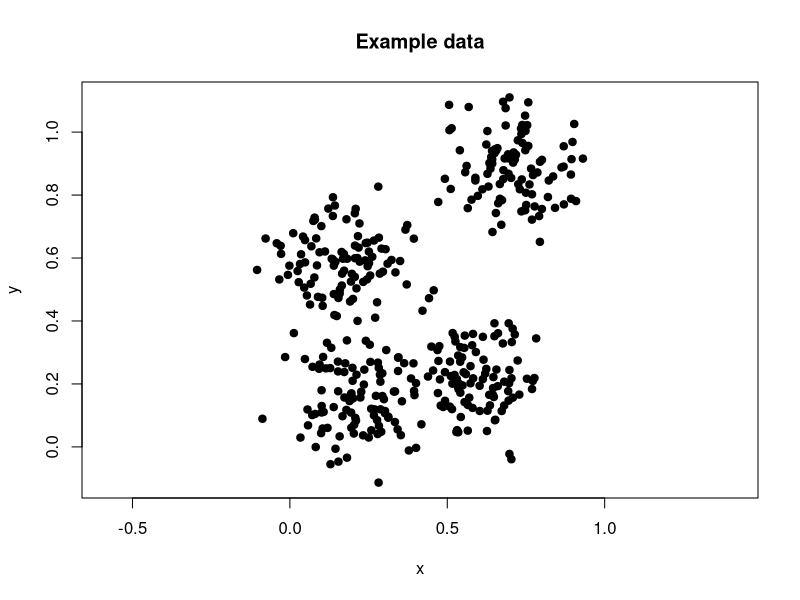
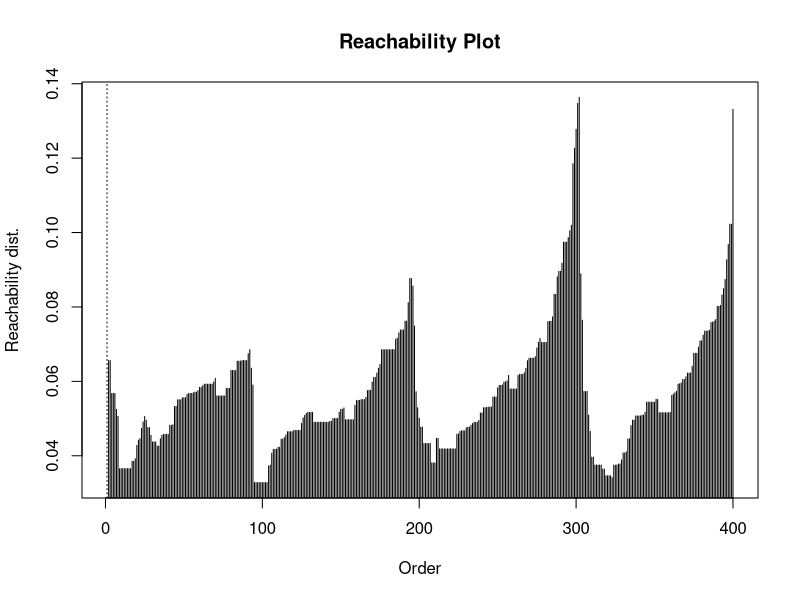
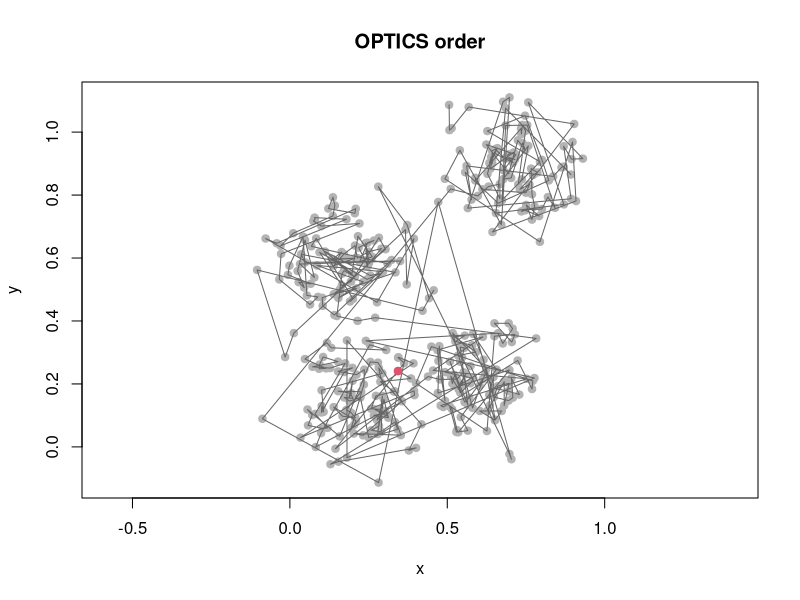
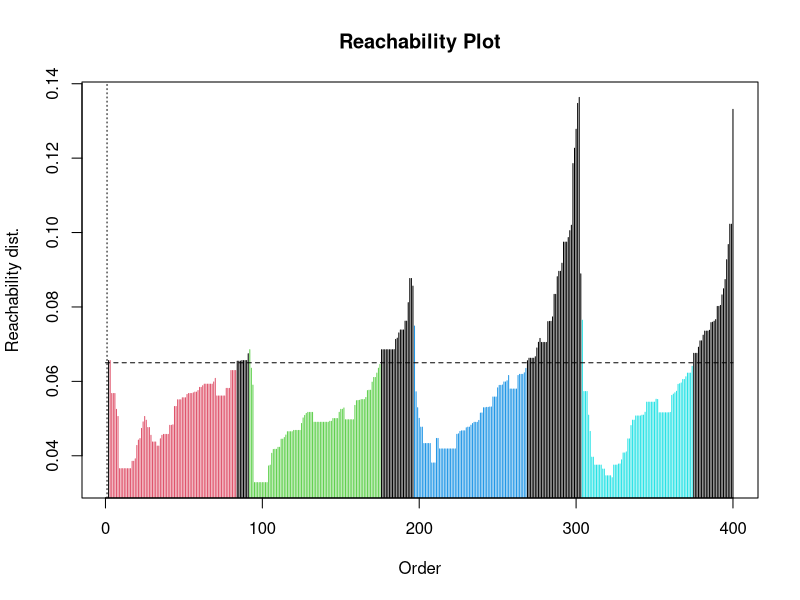
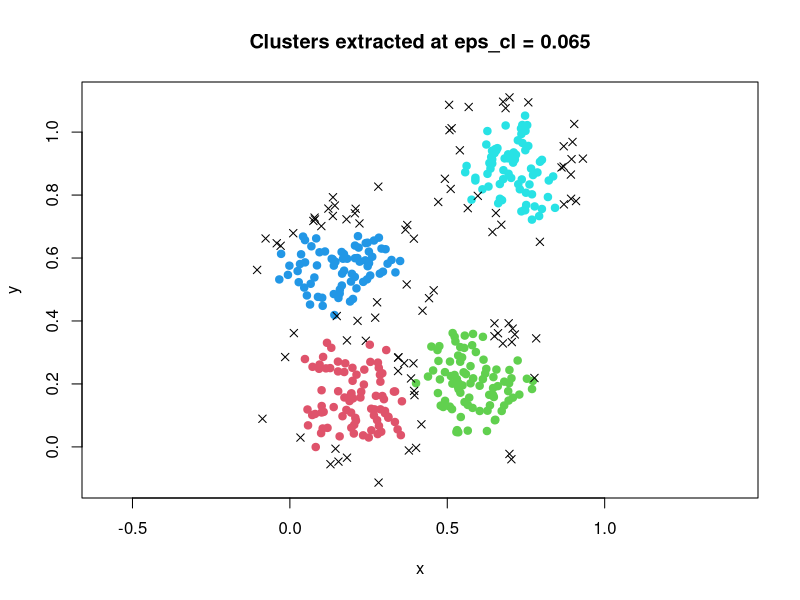
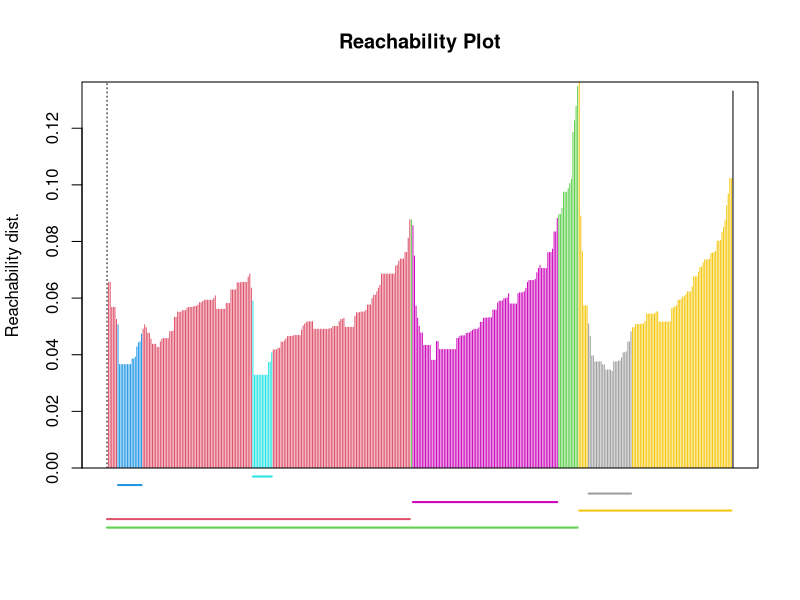
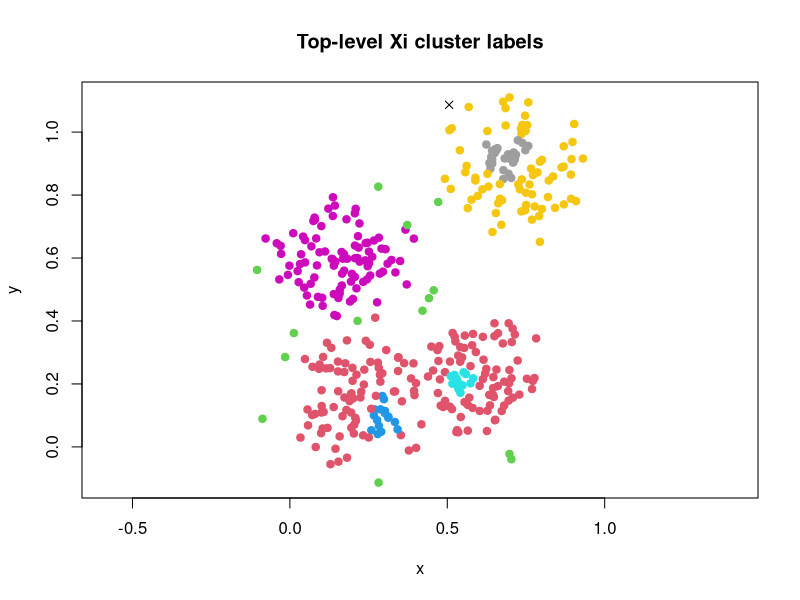
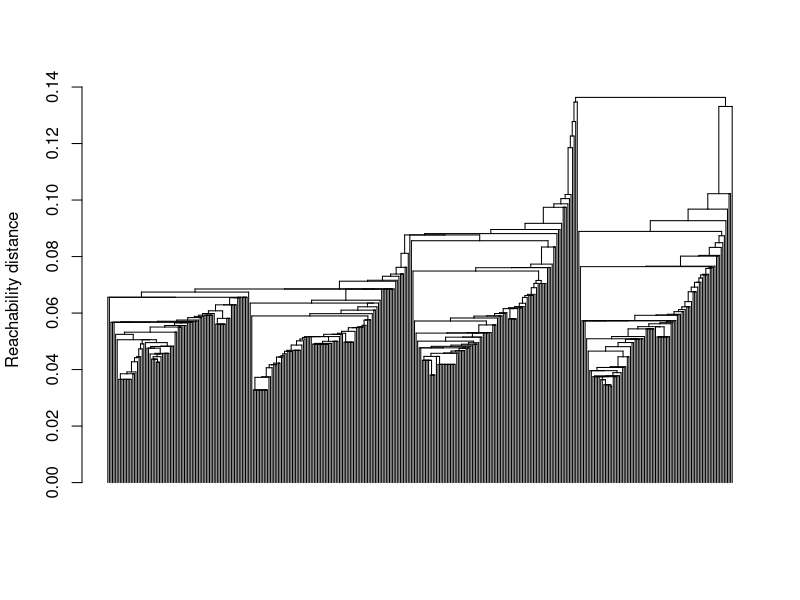

These charts were generated, in order, by the following R code:
## ---- chunk 1
knitr::opts_chunk$set(
  collapse = TRUE,
  comment = "#>",
  fig.width = 6,
  fig.height = 4
)
library(dbscan)
## ---- chunk 2
set.seed(2)
n <- 400
x <- cbind(
  x = runif(4, 0, 1) + rnorm(n, sd = 0.1),
  y = runif(4, 0, 1) + rnorm(n, sd = 0.1)
)

plot(x, pch = 19, asp = 1, main = "Example data")
## ---- chunk 3
opt <- optics(x, minPts = 10)
opt
## ---- chunk 4
head(opt$order, 10)
head(opt$reachdist[opt$order], 10)
## ---- chunk 5
plot(opt)
## ---- chunk 6
plot(x, col = "grey70", pch = 19, asp = 1, main = "OPTICS order")
lines(x[opt$order, ], col = "grey40")
points(x[opt$order[1], , drop = FALSE], pch = 19, col = 2)
## ---- chunk 7
opt_db <- extractDBSCAN(opt, eps_cl = 0.065)
opt_db
plot(opt_db)
## ---- chunk 8
table(opt_db$cluster)

plot(
  x,
  col = opt_db$cluster + 1L,
  pch = ifelse(opt_db$cluster == 0, 4, 19),
  asp = 1,
  main = "Clusters extracted at eps_cl = 0.065"
)
## ---- chunk 9
opt_db_wide <- extractDBSCAN(opt, eps_cl = 0.07)
c(
  clusters = max(opt_db_wide$cluster),
  noise = sum(opt_db_wide$cluster == 0)
)
## ---- chunk 10
opt_xi <- extractXi(opt, xi = 0.05)
opt_xi
opt_xi$clusters_xi
plot(opt_xi)
## ---- chunk 11
plot(
  x,
  col = opt_xi$cluster + 1L,
  pch = ifelse(opt_xi$cluster == 0, 4, 19),
  asp = 1,
  main = "Top-level Xi cluster labels"
)
## ---- chunk 12
opt_xi_min <- extractXi(opt, xi = 0.05, minimum = TRUE)
opt_xi_min
## ---- chunk 13
dend <- as.dendrogram(opt)
plot(dend, leaflab = "none", ylab = "Reachability distance")
## ---- chunk 14
new_points <- rbind(
  c(0.2, 0.3),
  c(0.8, 0.8),
  c(2.0, 2.0)
)

predict(opt_db, newdata = new_points, data = x)
